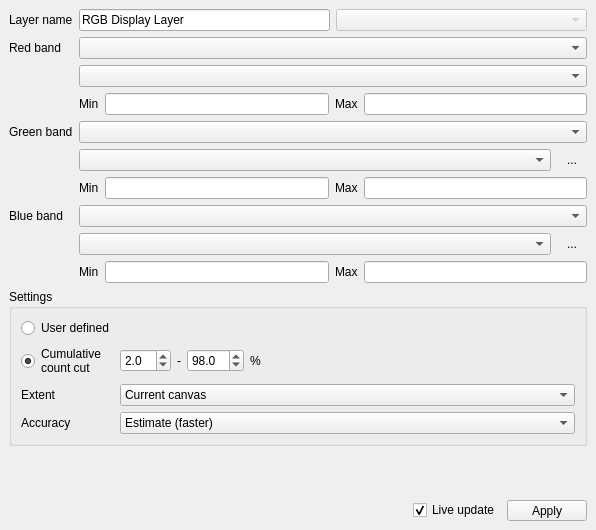
<?xml version="1.0" encoding="UTF-8"?>
<ui version="4.0">
 <class>MainWindow</class>
 <widget class="QMainWindow" name="MainWindow">
  <property name="geometry">
   <rect>
    <x>0</x>
    <y>0</y>
    <width>596</width>
    <height>530</height>
   </rect>
  </property>
  <property name="windowTitle">
   <string>Multisource Multiband Color Rendering</string>
  </property>
  <widget class="QWidget" name="centralwidget">
   <layout class="QVBoxLayout" name="verticalLayout" stretch="0,0,0,0">
    <item>
     <layout class="QFormLayout" name="formLayout">
      <item row="0" column="0">
       <widget class="QLabel" name="label_6">
        <property name="sizePolicy">
         <sizepolicy hsizetype="Fixed" vsizetype="Preferred">
          <horstretch>0</horstretch>
          <verstretch>0</verstretch>
         </sizepolicy>
        </property>
        <property name="text">
         <string>Layer name</string>
        </property>
       </widget>
      </item>
      <item row="0" column="1">
       <layout class="QHBoxLayout" name="horizontalLayout">
        <item>
         <widget class="QLineEdit" name="mLayerRgbName">
          <property name="text">
           <string>RGB Display Layer</string>
          </property>
         </widget>
        </item>
        <item>
         <widget class="QgsMapLayerComboBox" name="mLayerRgb">
          <property name="enabled">
           <bool>false</bool>
          </property>
          <property name="sizePolicy">
           <sizepolicy hsizetype="Expanding" vsizetype="Fixed">
            <horstretch>0</horstretch>
            <verstretch>0</verstretch>
           </sizepolicy>
          </property>
          <property name="currentIndex">
           <number>0</number>
          </property>
          <property name="allowEmptyLayer">
           <bool>true</bool>
          </property>
         </widget>
        </item>
       </layout>
      </item>
      <item row="1" column="0">
       <widget class="QLabel" name="label_4">
        <property name="sizePolicy">
         <sizepolicy hsizetype="Fixed" vsizetype="Preferred">
          <horstretch>0</horstretch>
          <verstretch>0</verstretch>
         </sizepolicy>
        </property>
        <property name="text">
         <string>Red band</string>
        </property>
       </widget>
      </item>
      <item row="1" column="1">
       <widget class="QgsMapLayerComboBox" name="mLayer1">
        <property name="currentIndex">
         <number>-1</number>
        </property>
        <property name="allowEmptyLayer">
         <bool>false</bool>
        </property>
       </widget>
      </item>
      <item row="2" column="1">
       <widget class="QgsRasterBandComboBox" name="mBand1"/>
      </item>
      <item row="3" column="1">
       <layout class="QHBoxLayout" name="horizontalLayout_3">
        <item>
         <widget class="QLabel" name="label_35">
          <property name="sizePolicy">
           <sizepolicy hsizetype="Fixed" vsizetype="Preferred">
            <horstretch>0</horstretch>
            <verstretch>0</verstretch>
           </sizepolicy>
          </property>
          <property name="text">
           <string>Min</string>
          </property>
         </widget>
        </item>
        <item>
         <widget class="QLineEdit" name="mMin1"/>
        </item>
        <item>
         <widget class="QLabel" name="label_36">
          <property name="sizePolicy">
           <sizepolicy hsizetype="Fixed" vsizetype="Preferred">
            <horstretch>0</horstretch>
            <verstretch>0</verstretch>
           </sizepolicy>
          </property>
          <property name="text">
           <string>Max</string>
          </property>
         </widget>
        </item>
        <item>
         <widget class="QLineEdit" name="mMax1"/>
        </item>
       </layout>
      </item>
      <item row="4" column="0">
       <widget class="QLabel" name="label_2">
        <property name="text">
         <string>Green band</string>
        </property>
       </widget>
      </item>
      <item row="4" column="1">
       <layout class="QHBoxLayout" name="horizontalLayout_7">
        <item>
         <widget class="QgsMapLayerComboBox" name="mLayer2">
          <property name="currentIndex">
           <number>-1</number>
          </property>
          <property name="allowEmptyLayer">
           <bool>false</bool>
          </property>
         </widget>
        </item>
       </layout>
      </item>
      <item row="5" column="1">
       <layout class="QHBoxLayout" name="horizontalLayout_9">
        <item>
         <widget class="QgsRasterBandComboBox" name="mBand2"/>
        </item>
        <item>
         <widget class="QToolButton" name="mLock2">
          <property name="sizePolicy">
           <sizepolicy hsizetype="Fixed" vsizetype="Fixed">
            <horstretch>0</horstretch>
            <verstretch>0</verstretch>
           </sizepolicy>
          </property>
          <property name="minimumSize">
           <size>
            <width>30</width>
            <height>0</height>
           </size>
          </property>
          <property name="maximumSize">
           <size>
            <width>30</width>
            <height>16777215</height>
           </size>
          </property>
          <property name="toolTip">
           <string>Apply style.</string>
          </property>
          <property name="text">
           <string>...</string>
          </property>
          <property name="icon">
           <iconset>
            <normaloff>:/images/themes/default/locked.svg</normaloff>:/images/themes/default/locked.svg</iconset>
          </property>
          <property name="checkable">
           <bool>true</bool>
          </property>
          <property name="autoRaise">
           <bool>true</bool>
          </property>
         </widget>
        </item>
       </layout>
      </item>
      <item row="6" column="1">
       <layout class="QHBoxLayout" name="horizontalLayout_4">
        <item>
         <widget class="QLabel" name="label_37">
          <property name="sizePolicy">
           <sizepolicy hsizetype="Fixed" vsizetype="Preferred">
            <horstretch>0</horstretch>
            <verstretch>0</verstretch>
           </sizepolicy>
          </property>
          <property name="text">
           <string>Min</string>
          </property>
         </widget>
        </item>
        <item>
         <widget class="QLineEdit" name="mMin2"/>
        </item>
        <item>
         <widget class="QLabel" name="label_38">
          <property name="sizePolicy">
           <sizepolicy hsizetype="Fixed" vsizetype="Preferred">
            <horstretch>0</horstretch>
            <verstretch>0</verstretch>
           </sizepolicy>
          </property>
          <property name="text">
           <string>Max</string>
          </property>
         </widget>
        </item>
        <item>
         <widget class="QLineEdit" name="mMax2"/>
        </item>
       </layout>
      </item>
      <item row="7" column="0">
       <widget class="QLabel" name="label_3">
        <property name="text">
         <string>Blue band</string>
        </property>
       </widget>
      </item>
      <item row="7" column="1">
       <layout class="QHBoxLayout" name="horizontalLayout_8">
        <item>
         <widget class="QgsMapLayerComboBox" name="mLayer3">
          <property name="currentIndex">
           <number>-1</number>
          </property>
          <property name="allowEmptyLayer">
           <bool>false</bool>
          </property>
         </widget>
        </item>
       </layout>
      </item>
      <item row="9" column="1">
       <layout class="QHBoxLayout" name="horizontalLayout_5">
        <item>
         <widget class="QLabel" name="label_39">
          <property name="sizePolicy">
           <sizepolicy hsizetype="Fixed" vsizetype="Preferred">
            <horstretch>0</horstretch>
            <verstretch>0</verstretch>
           </sizepolicy>
          </property>
          <property name="text">
           <string>Min</string>
          </property>
         </widget>
        </item>
        <item>
         <widget class="QLineEdit" name="mMin3"/>
        </item>
        <item>
         <widget class="QLabel" name="label_40">
          <property name="sizePolicy">
           <sizepolicy hsizetype="Fixed" vsizetype="Preferred">
            <horstretch>0</horstretch>
            <verstretch>0</verstretch>
           </sizepolicy>
          </property>
          <property name="text">
           <string>Max</string>
          </property>
         </widget>
        </item>
        <item>
         <widget class="QLineEdit" name="mMax3"/>
        </item>
       </layout>
      </item>
      <item row="8" column="1">
       <layout class="QHBoxLayout" name="horizontalLayout_10">
        <item>
         <widget class="QgsRasterBandComboBox" name="mBand3"/>
        </item>
        <item>
         <widget class="QToolButton" name="mLock3">
          <property name="sizePolicy">
           <sizepolicy hsizetype="Fixed" vsizetype="Fixed">
            <horstretch>0</horstretch>
            <verstretch>0</verstretch>
           </sizepolicy>
          </property>
          <property name="minimumSize">
           <size>
            <width>30</width>
            <height>0</height>
           </size>
          </property>
          <property name="maximumSize">
           <size>
            <width>30</width>
            <height>16777215</height>
           </size>
          </property>
          <property name="toolTip">
           <string>Apply style.</string>
          </property>
          <property name="text">
           <string>...</string>
          </property>
          <property name="icon">
           <iconset>
            <normaloff>:/images/themes/default/locked.svg</normaloff>:/images/themes/default/locked.svg</iconset>
          </property>
          <property name="checkable">
           <bool>true</bool>
          </property>
          <property name="autoRaise">
           <bool>true</bool>
          </property>
         </widget>
        </item>
       </layout>
      </item>
     </layout>
    </item>
    <item>
     <widget class="QgsCollapsibleGroupBox" name="mGroupBox_2">
      <property name="title">
       <string>Settings</string>
      </property>
      <layout class="QVBoxLayout" name="verticalLayout_4">
       <item>
        <layout class="QFormLayout" name="formLayout_3">
         <item row="2" column="0">
          <widget class="QLabel" name="label_12">
           <property name="text">
            <string>Extent</string>
           </property>
          </widget>
         </item>
         <item row="2" column="1">
          <widget class="QComboBox" name="mExtent">
           <property name="currentIndex">
            <number>1</number>
           </property>
           <item>
            <property name="text">
             <string>Whole raster</string>
            </property>
           </item>
           <item>
            <property name="text">
             <string>Current canvas</string>
            </property>
           </item>
          </widget>
         </item>
         <item row="3" column="0">
          <widget class="QLabel" name="label_13">
           <property name="text">
            <string>Accuracy</string>
           </property>
          </widget>
         </item>
         <item row="3" column="1">
          <widget class="QComboBox" name="mAccuracy">
           <item>
            <property name="text">
             <string>Estimate (faster)</string>
            </property>
           </item>
           <item>
            <property name="text">
             <string>Actual (slower)</string>
            </property>
           </item>
          </widget>
         </item>
         <item row="1" column="1">
          <layout class="QHBoxLayout" name="horizontalLayout_6">
           <item>
            <widget class="QgsDoubleSpinBox" name="mP1">
             <property name="sizePolicy">
              <sizepolicy hsizetype="Preferred" vsizetype="Fixed">
               <horstretch>0</horstretch>
               <verstretch>0</verstretch>
              </sizepolicy>
             </property>
             <property name="decimals">
              <number>1</number>
             </property>
             <property name="maximum">
              <double>50.000000000000000</double>
             </property>
             <property name="value">
              <double>2.000000000000000</double>
             </property>
            </widget>
           </item>
           <item>
            <widget class="QLabel" name="label_10">
             <property name="sizePolicy">
              <sizepolicy hsizetype="Fixed" vsizetype="Preferred">
               <horstretch>0</horstretch>
               <verstretch>0</verstretch>
              </sizepolicy>
             </property>
             <property name="text">
              <string>-</string>
             </property>
            </widget>
           </item>
           <item>
            <widget class="QgsDoubleSpinBox" name="mP2">
             <property name="sizePolicy">
              <sizepolicy hsizetype="Preferred" vsizetype="Fixed">
               <horstretch>0</horstretch>
               <verstretch>0</verstretch>
              </sizepolicy>
             </property>
             <property name="decimals">
              <number>1</number>
             </property>
             <property name="minimum">
              <double>51.000000000000000</double>
             </property>
             <property name="value">
              <double>98.000000000000000</double>
             </property>
             <property name="clearValue">
              <bool>false</bool>
             </property>
            </widget>
           </item>
           <item>
            <widget class="QLabel" name="label_11">
             <property name="sizePolicy">
              <sizepolicy hsizetype="Fixed" vsizetype="Preferred">
               <horstretch>0</horstretch>
               <verstretch>0</verstretch>
              </sizepolicy>
             </property>
             <property name="text">
              <string>%</string>
             </property>
            </widget>
           </item>
           <item>
            <spacer name="horizontalSpacer_3">
             <property name="orientation">
              <enum>Qt::Horizontal</enum>
             </property>
             <property name="sizeHint" stdset="0">
              <size>
               <width>80</width>
               <height>20</height>
              </size>
             </property>
            </spacer>
           </item>
          </layout>
         </item>
         <item row="1" column="0">
          <widget class="QRadioButton" name="mMinMaxPercentile">
           <property name="text">
            <string>Cumulative
count cut</string>
           </property>
           <property name="checked">
            <bool>true</bool>
           </property>
          </widget>
         </item>
         <item row="0" column="0">
          <widget class="QRadioButton" name="mMinMaxUser">
           <property name="text">
            <string>User defined</string>
           </property>
          </widget>
         </item>
        </layout>
       </item>
      </layout>
     </widget>
    </item>
    <item>
     <spacer name="verticalSpacer">
      <property name="orientation">
       <enum>Qt::Vertical</enum>
      </property>
      <property name="sizeHint" stdset="0">
       <size>
        <width>20</width>
        <height>1</height>
       </size>
      </property>
     </spacer>
    </item>
    <item>
     <layout class="QHBoxLayout" name="horizontalLayout_2">
      <item>
       <spacer name="horizontalSpacer">
        <property name="orientation">
         <enum>Qt::Horizontal</enum>
        </property>
        <property name="sizeHint" stdset="0">
         <size>
          <width>40</width>
          <height>20</height>
         </size>
        </property>
       </spacer>
      </item>
      <item>
       <widget class="QCheckBox" name="mLiveUpdate">
        <property name="toolTip">
         <string>Whether to auto-apply styling.</string>
        </property>
        <property name="text">
         <string>Live update</string>
        </property>
        <property name="checked">
         <bool>true</bool>
        </property>
       </widget>
      </item>
      <item>
       <widget class="QToolButton" name="mApply">
        <property name="sizePolicy">
         <sizepolicy hsizetype="Fixed" vsizetype="Fixed">
          <horstretch>0</horstretch>
          <verstretch>0</verstretch>
         </sizepolicy>
        </property>
        <property name="minimumSize">
         <size>
          <width>80</width>
          <height>0</height>
         </size>
        </property>
        <property name="toolTip">
         <string>Apply style.</string>
        </property>
        <property name="text">
         <string>Apply</string>
        </property>
       </widget>
      </item>
     </layout>
    </item>
   </layout>
  </widget>
 </widget>
 <customwidgets>
  <customwidget>
   <class>QgsCollapsibleGroupBox</class>
   <extends>QGroupBox</extends>
   <header>qgscollapsiblegroupbox.h</header>
   <container>1</container>
  </customwidget>
  <customwidget>
   <class>QgsDoubleSpinBox</class>
   <extends>QDoubleSpinBox</extends>
   <header>qgsdoublespinbox.h</header>
  </customwidget>
  <customwidget>
   <class>QgsMapLayerComboBox</class>
   <extends>QComboBox</extends>
   <header>qgsmaplayercombobox.h</header>
  </customwidget>
  <customwidget>
   <class>QgsRasterBandComboBox</class>
   <extends>QComboBox</extends>
   <header>qgsrasterbandcombobox.h</header>
  </customwidget>
 </customwidgets>
 <resources/>
 <connections/>
</ui>
